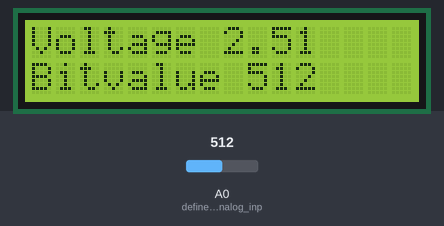
Bench run of a sketch on a simulated Arduino Uno, built with avr-gcc and run on an emulated ATmega328P. Shown: 16×2 character LCD. Inputs (shaded band) come from the test bench; at power-on: A0 (define_pin_for_analog_inp) = 512. What the sketch prints to the serial monitor is not drawn.

Above: at 1.2 s.
1.3 s: A0 (define_pin_for_analog_inp) set to 716
At 2.2 s:
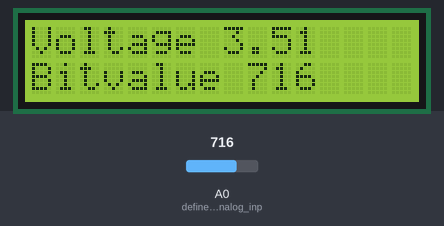
2.8 s: A0 (define_pin_for_analog_inp) set to 900
At 3.3 s:
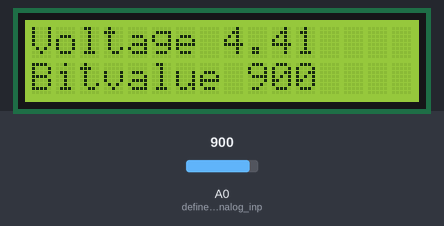
4.3 s: A0 (define_pin_for_analog_inp) set to 1023
At 5.7 s:
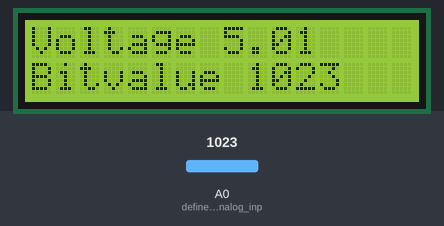
Timing chart, 0 to 7.3 s (numbered marks = the images above; inputs shaded):
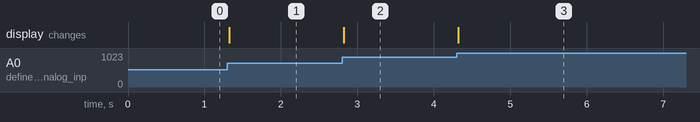

The sketch:

RLab7LCDVoltageBits.ino
```cpp
//Voltmeter with LCD
//Using LCD, including libraries, analog intput
/*
Arduino will use analogRead to read a voltage in Bits, then it will convert the bits into actual Voltage.
The voltage and the bits values will be displayed in a LCD
*/

#include <LiquidCrystal.h> //Include Liquid Crystal library to use LCD


const int rs = 12, en = 11, d4 = 5, d5 = 4, d6 = 3, d7 = 2; //Define the LCD pins
LiquidCrystal lcd(rs, en, d4, d5, d6, d7); //Declare the LCD pins in use

float sensor; //Define sensor, where the value of AnalogRead will be stored
float v; //v as the variable of voltage
int v2; //Since sensor is declared as a float, this part displays the sensor value without decimals

void setup() {
  // put your setup code here, to run once:
//pinMode(A0,INPUT_PULLUP); //define pin for analog input (Not necessary)
pinMode(9,OUTPUT); //define pin to control LCD brightness instead of using a resistor
  lcd.begin(16, 2);
  Serial.begin(9600); //initialize serial monitor
  // Print a message to the LCD.

}

void loop() {
  // put your main code here, to run repeatedly:
analogWrite(9,60); //gives brightness to the LCD
sensor=analogRead(A0); //Reads the bitvalue
v=sensor/(1023/5); //Converts from bits to voltage
v2=sensor; //Converts float to int

lcd.setCursor(0, 0); //THIS INDICATES THE DIRECTION ON THE LCD
Serial.print(v); //THIS PRINTS THE VOLTAGE
Serial.println(); //Separate to another line
lcd.print("Voltage "); //Prints "Voltage" in the LCD
lcd.print(v); //Prints the value of the voltage

lcd.setCursor(0, 1); //THIS INDICATES THE DIRECTION ON THE LCD
Serial.print(sensor); //THIS PRINTS THE BIT VALUE
Serial.println();
lcd.print("Bitvalue "); //Prints "Bitvalue" in the LCD
lcd.print(v2); //Prints the value of bits


}
```

Measured:
- after the input at 1.3 s, the display: changes at once (image 1)
- after the input at 2.8 s, the display: changes at once (image 2)
- after the input at 4.3 s, the display: changes at once (image 3)
